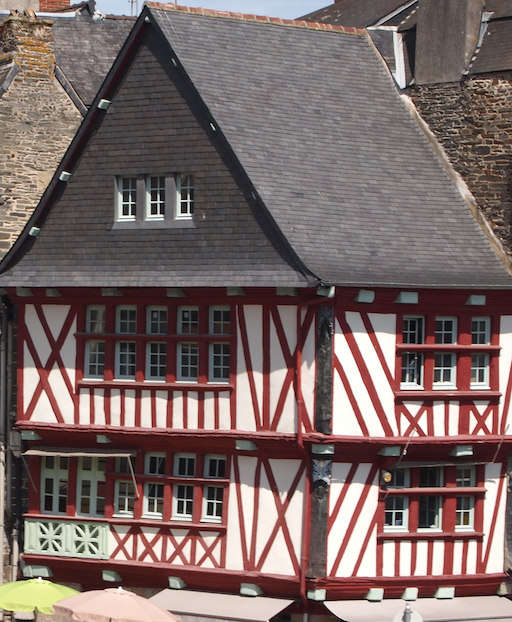
%> input picture n7/s5/probas/tp-03/Images/Morlaix.png, 512 x 622 px
$ octave exercice_1.m   (GNU Octave 9; MATLAB toolbox functions it lacks are replaced by stand-ins)
%> lines starting %> are read from the running program, lines starting %| are printed output that depends on the picture; in (x1, y1, x2, y2) boxes, pixels count from 0 and x2, y2 are one past the last pixel; in counts of white or black regions, pixels touching at a corner belong together; the program's own positions count from 1
### n7/s5/probas/tp-03/recursion.m
function [E,contour,G_somme] = recursion(E,contour,G_somme,i,j,voisins,G_x,G_y,card_max,cos_alpha)
% Fonction recursive permettant de construire un ensemble candidat E

    contour(i,j) = 0;
    G_somme_normalise = G_somme/norm(G_somme);
    nb_voisins = size(voisins,1);
    k = 1;
    while k<=nb_voisins & size(E,1)<=card_max
        i_voisin = i + voisins(k, 1);
        j_voisin = j + voisins(k, 2);
        if contour(i_voisin,j_voisin)

            % Dans cette boucle, il vous faut :
            % - Calculer le produit scalaire entre G_somme_normalise et le gradient normalise de I au pixel voisin
            % - Si ce produit scalaire est superieur a cos_alpha :
            %	+ Mettre a jour "E" par concatenation
            %	+ Mettre a jour "G_somme"
            %	+ Lancer l'appel recursif sur le voisin


            % calcul des vecteurs normalisés
            G_somme_normalise = G_somme/norm(G_somme);
            Gradient = [G_x(i_voisin, j_voisin), G_y(i_voisin, j_voisin)];
            Gradient_normalisee = Gradient / norm(Gradient);

            % calcul du produit scalaire
            P_scalaire = G_somme_normalise(1) * Gradient_normalisee(1) + G_somme_normalise(2) * Gradient_normalisee(2);

            % si ça fait partie du contour
            if abs(P_scalaire) > cos_alpha
                E = [E; i, j];
                G_somme = [G_x(i_voisin,j_voisin) + G_somme(1),G_y(i_voisin,j_voisin) + G_somme(2)];
                [E,contour, G_somme] = recursion(E,contour,G_somme,i_voisin,j_voisin,voisins,G_x,G_y,card_max,cos_alpha);
            end
        end
        k = k+1;
    end
end

### n7/s5/probas/tp-03/exercice_1.m
clear;
close all;
taille_ecran = get(0,'ScreenSize');
L = taille_ecran(3);
H = taille_ecran(4);

% Parametres :
set(0,'RecursionLimit',1000);				% Pour eviter les erreurs a l'execution
alpha = pi/8;						% Seuil sur l'orientation du gradient (en radians)
cos_alpha = cos(alpha);
seuil_norme = 2/sin(alpha);				% Seuil sur la norme du gradient (decoule d'une etude theorique)

% Lecture de l'image :
% I = imread('Images/Piree.png');
% I = imread('Images/chaises.png');
I = imread('Images/Morlaix.png');
%> I is the input picture: size 622x512x3 uint8; mean R, G, B 122.2, 104.6, 102.1
if size(I,3)==3
	I = rgb2gray(I);
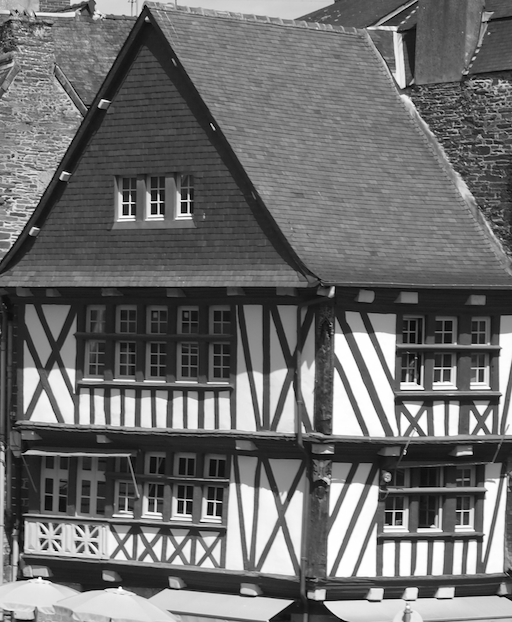
%> I: size 622x512 uint8; min 0, max 255, mean 109.6
end
I = imresize(I,0.8);					% Permet de limiter l'effet de crenelage
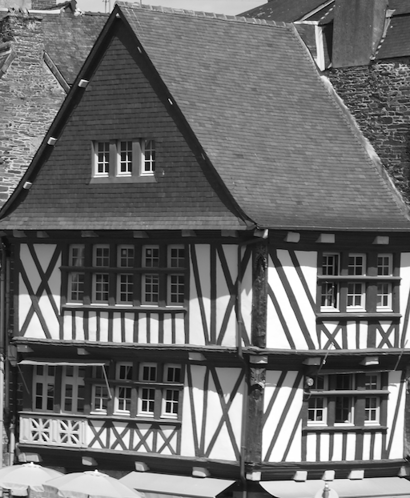
%> I: size 498x410 uint8; min 0, max 255, mean 109.6
[nb_lignes,nb_colonnes] = size(I);
%> nb_lignes = 498; nb_colonnes = 410

% Parametres :
diagonale = floor(sqrt(nb_lignes^2+nb_colonnes^2));
%> diagonale = 645
card_max = floor(diagonale/2);				% Cardinal max d'un ensemble E
%> card_max = 322
card_min = floor(card_max/20);				% Cardinal min d'un ensemble E
%> card_min = 16

% Affichage de l'image :
figure('Name','Ensembles candidats','Position',[0,0,L,0.67*H]);
subplot(1,2,1);
imagesc(I);
axis equal;
axis off;
colormap gray;
hold on;

% Gradient du niveau de gris (x vers la droite, y vers le bas) :
I = double(I);
%> I: size 498x410 double
[G_x,G_y] = gradient(I);
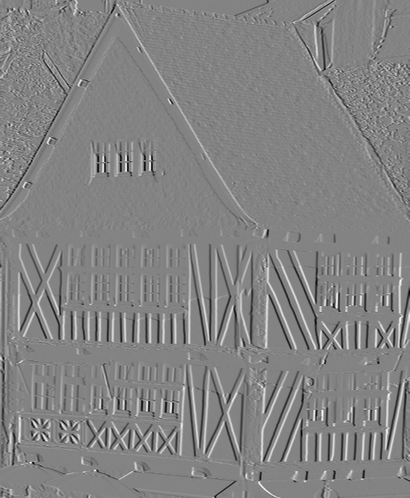
%> G_x: size 498x410 double; min -116, max 109, mean -0.1; drawn with min black and max white
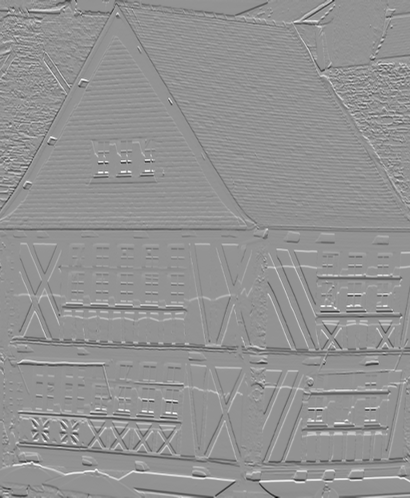
%> G_y: size 498x410 double; min -167, max 123.5, mean 0; drawn with min black and max white
G_norme = sqrt(G_x.^2+G_y.^2);
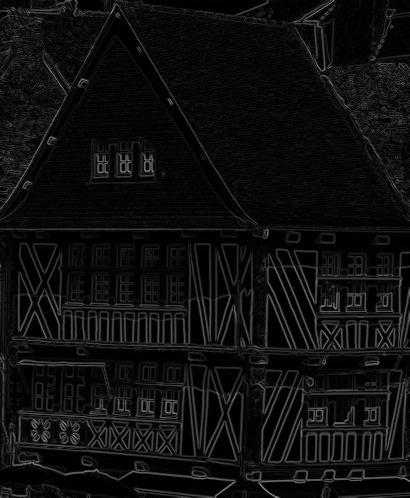
%> G_norme: size 498x410 double; min 0, max 169.4, mean 15.4

% Selection des pixels de contour :
contour = G_norme>seuil_norme;
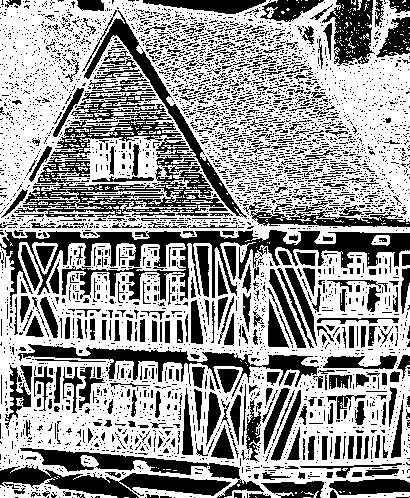
%> contour: size 498x410 logical; 60.6% white; 4559 black regions (4201 under 20 px), largest, box (x1, y1, x2, y2) and area: (0, 230, 410, 307) 8740, (14, 80, 224, 217) 6859, (18, 344, 319, 397) 3444

% Pas de pixel de contour sur le bord de l'image (traitement simplifie !) :
contour([1,nb_lignes],:) = 0;
contour(:,[1,nb_colonnes]) = 0;
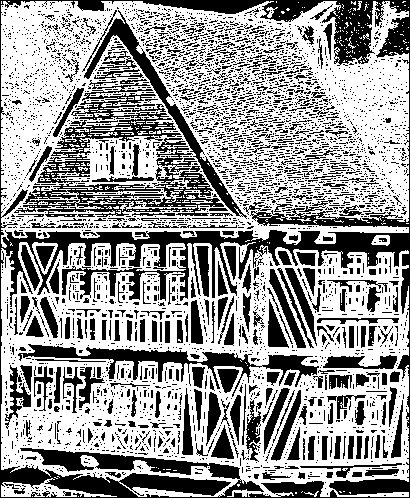
%> contour: size 498x410 logical; 60.1% white; 4418 black regions (4091 under 20 px), largest, box (x1, y1, x2, y2) and area: (0, 0, 410, 498) 25703, (14, 80, 224, 217) 6859, (18, 344, 319, 397) 3444

% Affichage d'une petite fleche sur les pixels de contour :
[i,j] = find(contour);
%> i = 122650 values from 2 to 497; j = 122650 values from 2 to 409
%> the run ends on the next line
quiver(j,i,G_x(contour),G_y(contour),'r');		% Attention : x = j et y = i
axis equal;
title('Pixels de contour','FontSize',30);
drawnow;

% Boucle de traitement des pixels de contour :
voisins = [ -1 -1 ; -1 0 ; -1 1 ; 0 1 ;...
		1 1 ; 1 0 ; 1 -1 ; 0 -1 ];		% Positions relatives des 8 plus proches voisins
liste_E = [];
while any(contour(:))

	% Pixel de contour dont la norme du gradient est la plus elevee = "germe" :
	indices_contour = find(contour);
	[~,indice_max] = max(G_norme(indices_contour));
	indice_germe = indices_contour(indice_max);
	[i_germe,j_germe] = ind2sub(size(I),indice_germe);
	E = [i_germe,j_germe];
	G_somme = [G_x(i_germe,j_germe),G_y(i_germe,j_germe)];

	% Construction recursive de l'ensemble E :
	[E,contour] = recursion(E,contour,G_somme,i_germe,j_germe,voisins,G_x,G_y,card_max,cos_alpha);

$ run again, with n7/s5/probas/tp-03/Images/chaises.png copied over n7/s5/probas/tp-03/Images/Morlaix.png
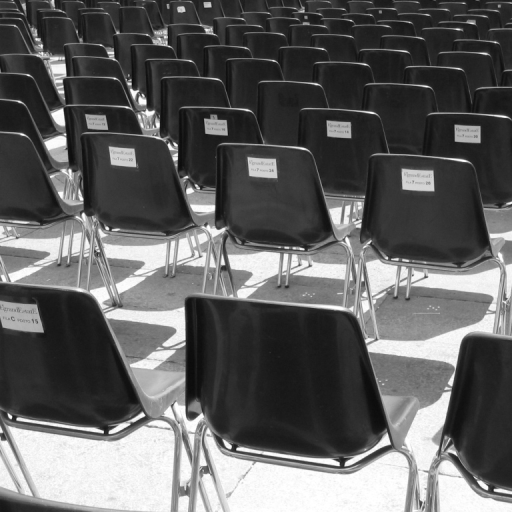
%> input picture n7/s5/probas/tp-03/Images/chaises.png, 512 x 512 px
%> I is the input picture: size 512x512 uint8; min 10, max 255, mean 96.7
%> `[G_x,G_y] = gradient(I);`:
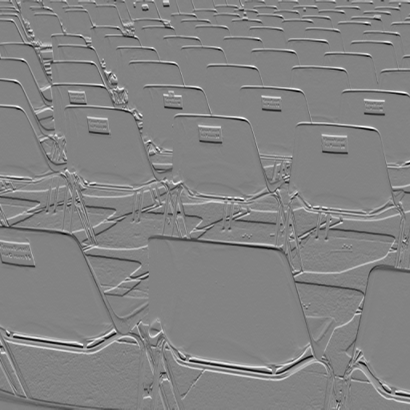
%> G_y: size 410x410 double; min -107.5, max 102, mean 0.4; drawn with min black and max white
%> `contour(:,[1,nb_colonnes]) = 0;`:
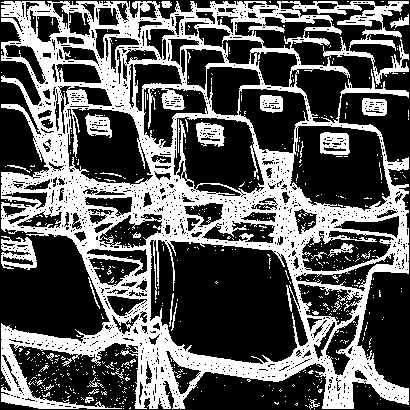
%> contour: size 410x410 logical; 36.4% white; 590 white regions (559 under 20 px), largest, box (x1, y1, x2, y2) and area: (1, 1, 409, 409) 55952, (1, 236, 37, 270) 691, (320, 132, 350, 155) 514
%> i = 61267 values from 2 to 409
